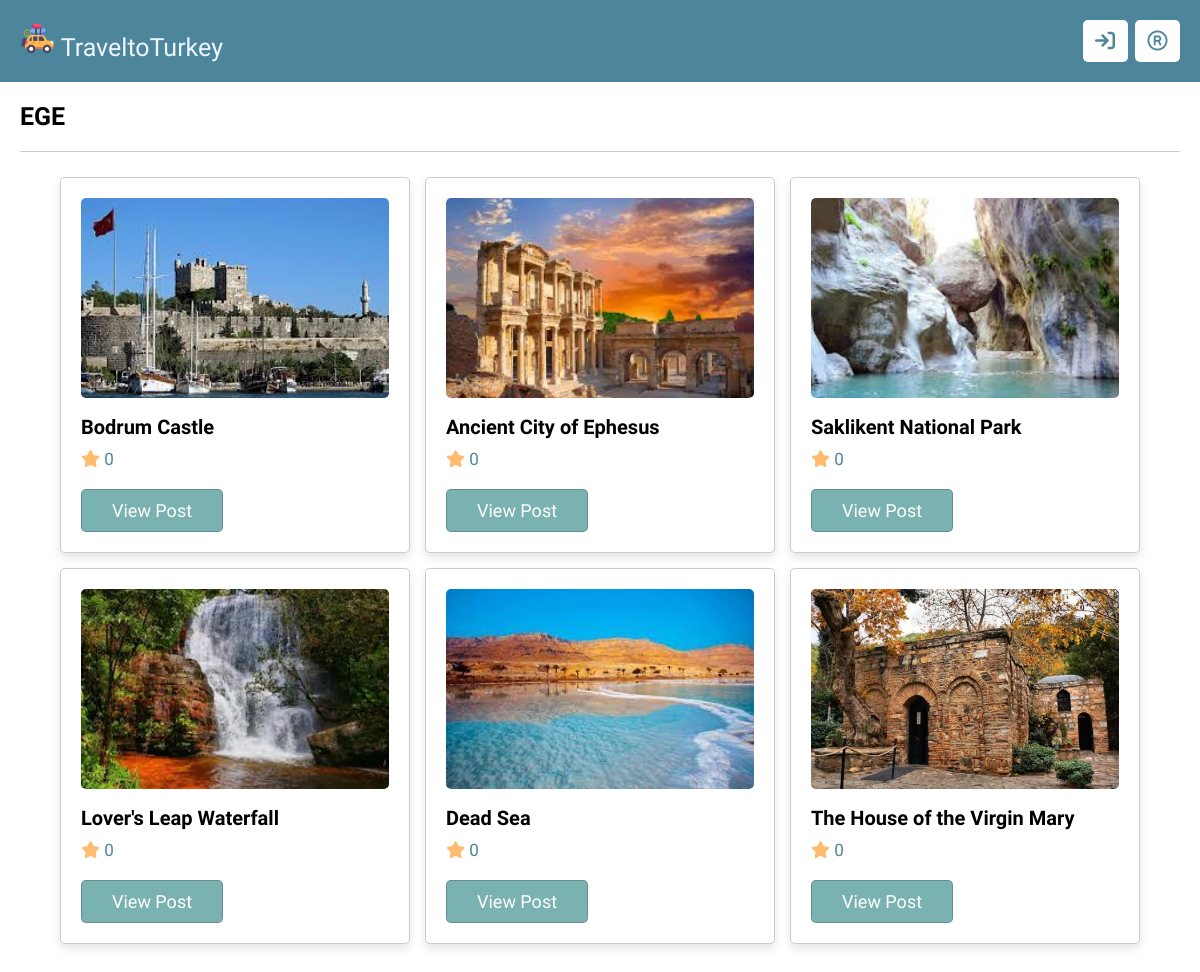
Page /mini_projects/all_posts.php?table=ege on the committed database.
### tables this page shows
CREATE TABLE `ege` (
  `id` varchar(20) NOT NULL PRIMARY KEY,
  `title` varchar(50) NOT NULL,
  `image` varchar(30) NOT NULL,
  `content` TEXT
);

### mini_projects/all_posts.php (the view, shortened to what this page needs)
<?php
include 'components/connect.php';
if(isset($_GET['table']) && ($_GET['table'] == 'marmara' || $_GET['table'] == 'guneydogu' || $_GET['table'] == 'karadeniz'
|| $_GET['table'] == 'icanadolu' || $_GET['table'] == 'doguanadolu' || $_GET['table'] == 'ege' || $_GET['table'] == 'akdeniz')){
   $table = $_GET['table'];
}else{
   $table = 'marmara';
}
?>
<!DOCTYPE html>
<html lang="en">
<head>
   <link rel="stylesheet" href="css/style.css">
</head>
<body>
<?php include 'components/header.php'; ?>
<section class="all-posts">
   <div class="heading"><h1 style="text-transform:uppercase"><?php echo $table;?></h1></div>
   <div class="box-container">
   <?php
      $select_posts = $conn->prepare("SELECT * FROM `$table`");
      $select_posts->execute();
      if($select_posts->rowCount() > 0){
         while($fetch_post = $select_posts->fetch(PDO::FETCH_ASSOC)){
         $post_id = $fetch_post['id'];
         $review_table='review_'.$table;
         $count_reviews = $conn->prepare("SELECT * FROM `$review_table` WHERE post_id = ?");
         $count_reviews->execute([$post_id]);
         $total_reviews = $count_reviews->rowCount();
   ?>
   <div class="box">
      <img src="uploaded_files/<?= $fetch_post['image']; ?>" alt="" class="image">
      <h3 class="title"><?= $fetch_post['title']; ?></h3>
      <p class="total-reviews"><i class="fas fa-star"></i> <span><?= $total_reviews; ?></span></p>
      <a href="view_post.php?get_id=<?= $post_id;?>&table=<?=$table?>" class="inline-btn">view post</a>
   </div>
   <?php
      }
   }else{
      echo '<p class="empty">no posts added yet!</p>';
   }
   ?>
   </div>
</section>
</body>
</html>

### mini_projects/css/style.css (style rules this page uses)
:root { --light-yellow: #fffbda; --dark-yellow: #ffec9e; --light-orange: #ffbb70; --dark-orange: #ed9455; --light-blue: #eef7ff; --light-turkuaz: #cde8e5; --dark-turkuaz: #7ab2b2; --dark-blue: #4d869c; --white: #fff; --border: 0.1rem solid rgba(0, 0, 0, 0.2); --box-shadow: 0 0.5rem 1rem rgba(0, 0, 0, 0.1); --black: #000000; --red: #eb4d4b; --light-color: #999; --light-bg: #eee; }
* { font-family: "Comfortaa", cursive; margin: 0; padding: 0; box-sizing: border-box; outline: none; border: none; text-decoration: none; scrollbar-width: thin; }
html { font-size: 62.5%; overflow-x: hidden; }
body { background-color: var(--white); padding-bottom: 8rem; }
section { max-width: 1200px; margin: 0 auto; padding: 2rem; }
.heading { display: flex; align-items: center; justify-content: space-between; padding-bottom: 2rem; margin-bottom: 2.5rem; gap: 1.5rem; flex-wrap: wrap; border-bottom: var(--border); }
.heading h1 { font-size: 2.5rem; color: var(--black); text-transform: capitalize; }
.inline-btn, .inline-delete-btn, .inline-option-btn { display: inline-block; }
.btn, .delete-btn, .option-btn, .inline-btn, .inline-delete-btn, .inline-option-btn { margin-top: 1rem; text-align: center; padding: 1rem 3rem; font-size: 1.8rem; border-radius: 0.5rem; border: var(--border); color: var(--white); cursor: pointer; text-transform: capitalize; }
.btn, .inline-btn { background-color: var(--dark-turkuaz); }
.all-posts .box-container { display: grid; grid-template-columns: repeat(auto-fit, 35rem); gap: 1.5rem; align-items: flex-start; justify-content: center; }
.all-posts .box-container .box { background-color: var(--white); box-shadow: var(--box-shadow); border-radius: 0.5rem; padding: 2rem; border: var(--border); overflow-x: hidden; }
.all-posts .box-container .box .image { width: 100%; height: 20rem; border-radius: 0.5rem; object-fit: cover; margin-bottom: 1.5rem; }
.all-posts .box-container .box .title { font-size: 2rem; color: var(--black); text-overflow: ellipsis; overflow-x: hidden; }
.all-posts .box-container .box .total-reviews { font-size: 1.7rem; padding: 1rem 0; }
.all-posts .box-container .box .total-reviews i { color: var(--light-orange); }
.all-posts .box-container .box .total-reviews span { color: var(--dark-blue); }

### rows in the picture
ege: image (picture), title "Bodrum Castle", total_reviews "0"
ege: image (picture), title "Ancient City of Ephesus", total_reviews "0"
ege: image (picture), title "Saklikent National Park", total_reviews "0"
ege: image (picture), title "Lover's Leap Waterfall", total_reviews "0"
ege: image (picture), title "Dead Sea", total_reviews "0"
ege: image (picture), title "The House of the Virgin Mary", total_reviews "0"

### other values in the picture
$table "EGE"
